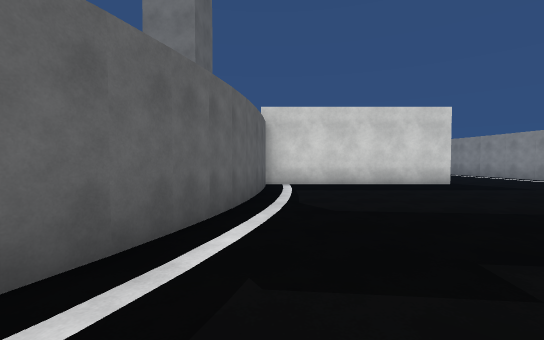
[1] (above)

24 first-person views from a walk through a Unity game level. The camera is 1.5 m above the floor, tilts 2° down and sees 90° across. The floor is counted in squares, 2 m on a side. Each view is taken from the middle of a square. On the plan, view 1 faces up. The plan holds only what a view shows up to about 10 squares ahead; the rest is blank. The place goes on beyond the plan. Surface patterns are stand-ins for the level's own textures.

[2]
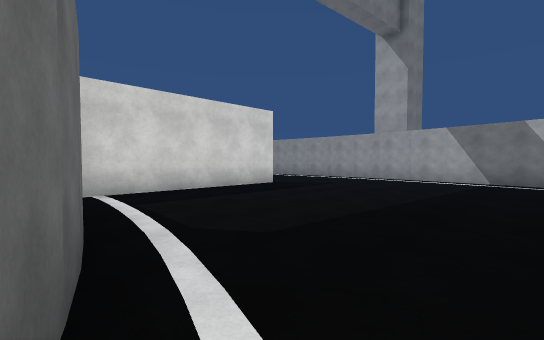

[3]
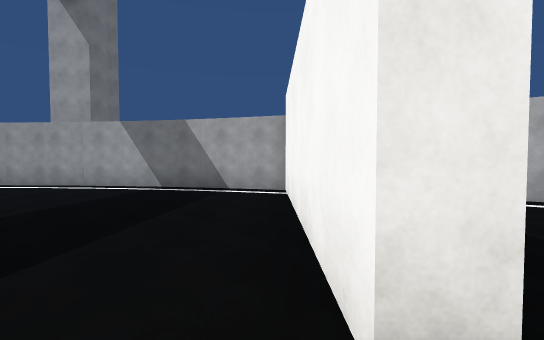

[4]
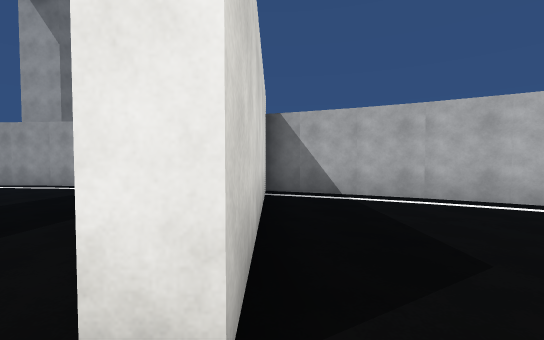

[5]
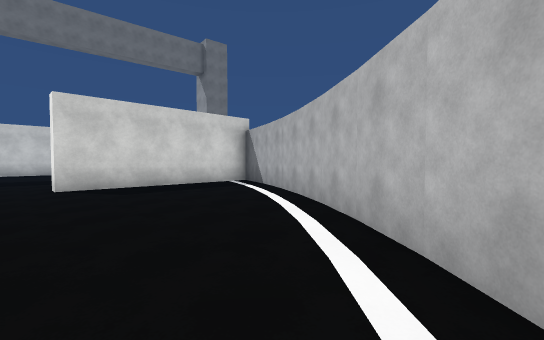

[6]
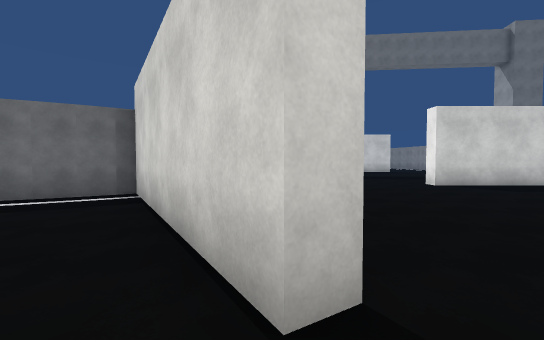

[7]
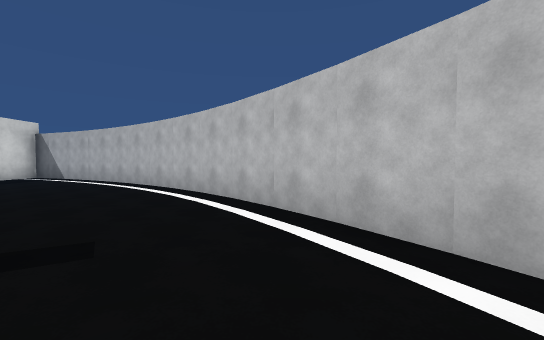

[8]
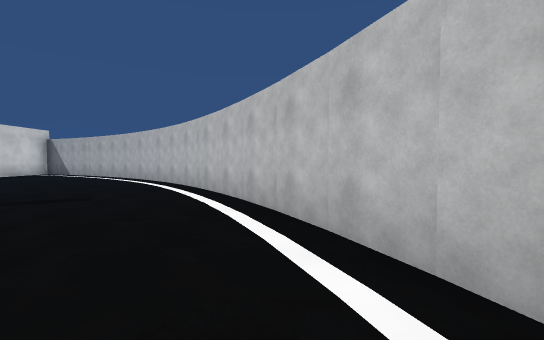

[9]
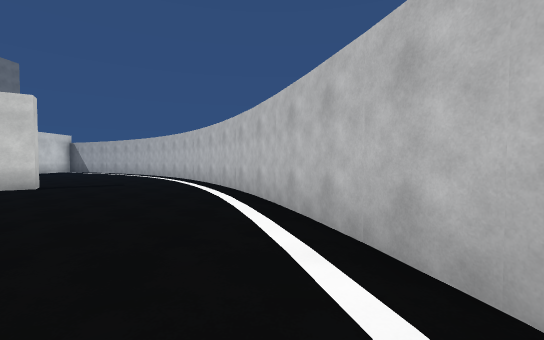

[10]
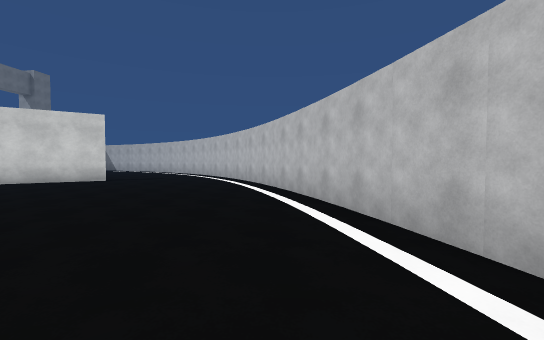

[11]
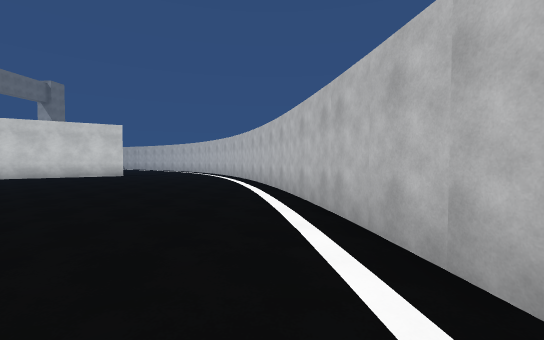

[12]
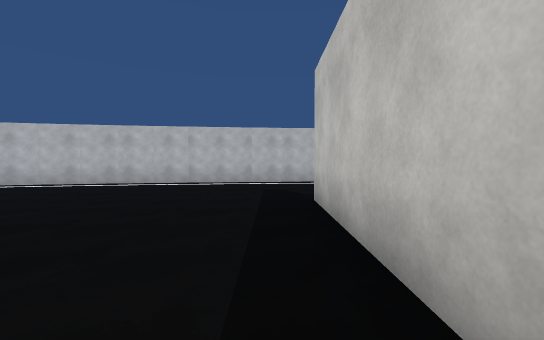

[13]
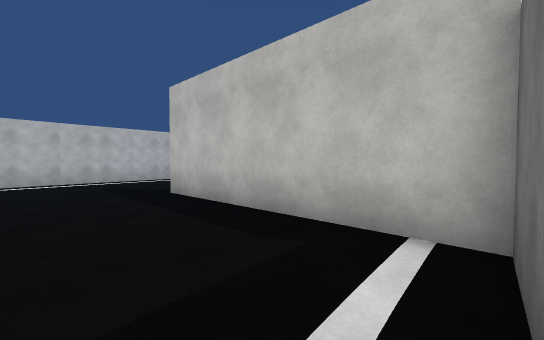

[14]
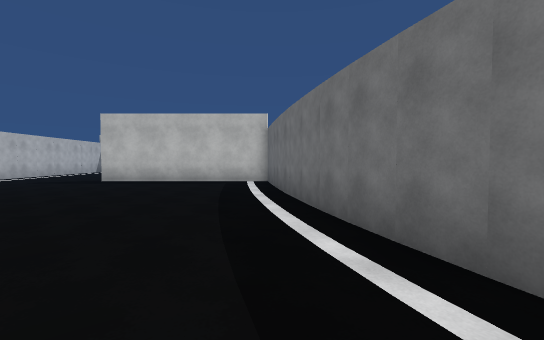

[15]
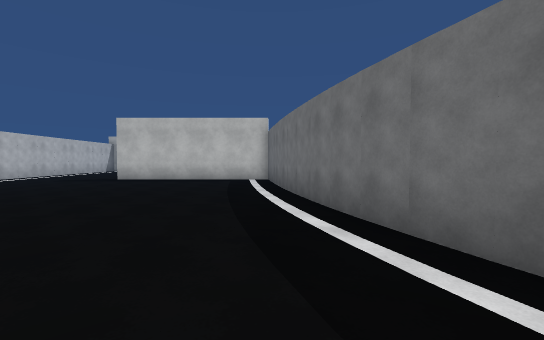

[16]
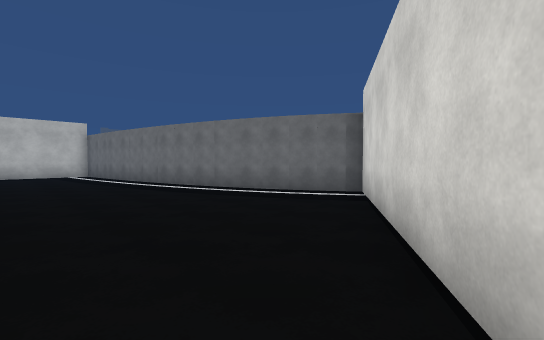

[17]
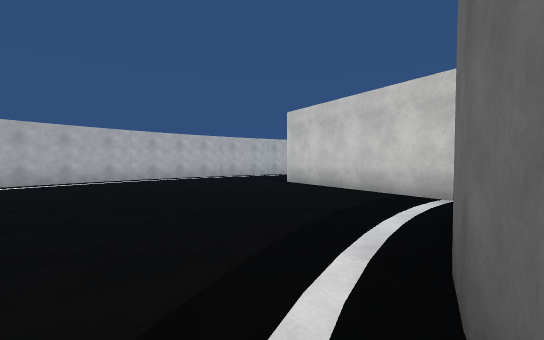

[18]
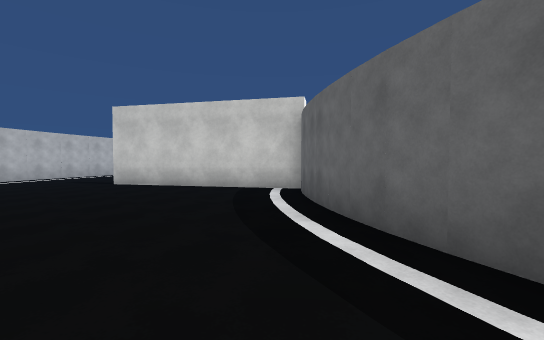

[19]
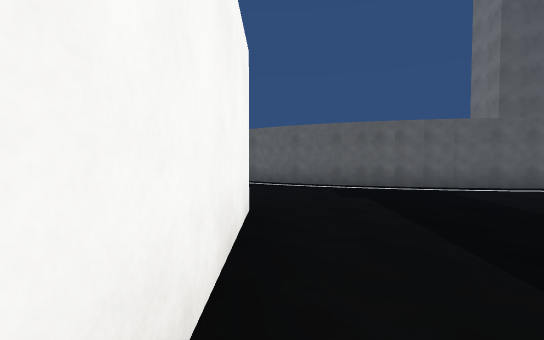

[20]
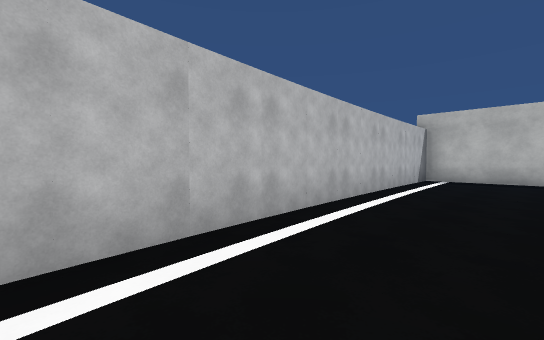

[21]
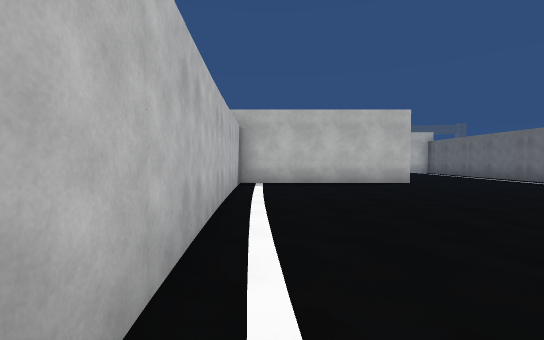

[22]
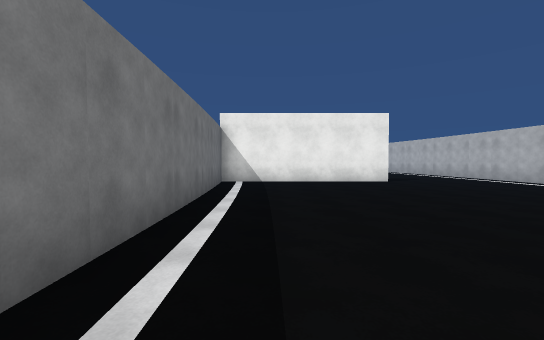

[23]
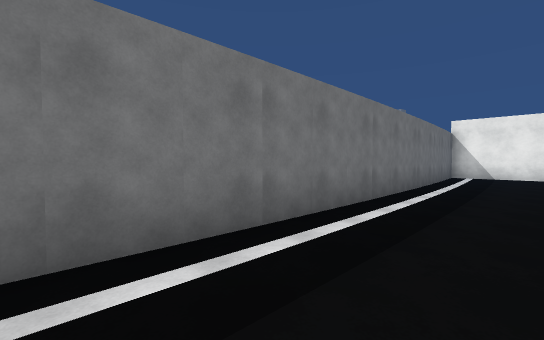

[24]
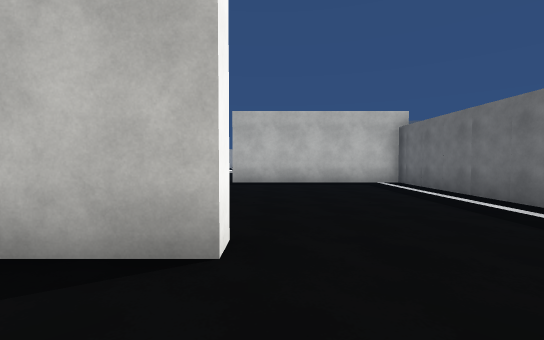

### Floor plan
Points are (right, up) in squares from view 1. A wall is a line through its corners. A room is listed if a view was taken in it or the views show most of it. See-through windows are left out.
Room 1 (views 1, 2, 3, 4, 5, 6, 7, 8, 9, 10, 11, 12, 13, 14, 15, 16, 17, 18, 19, 20, 21, 22, 23, 24)
walls: (-10.2, -5.1) (-12, -5.5); (-11.9, -5.6) (-16.8, -6.2) (-16.8, -12.2); (-6.5, -3.7) (-7.3, -4.1) (-10.3, -5.2); (-4.7, -2.5) (-1.5, -7.6) (-1.9, -7.9) (-5.1, -2.9) (-6.7, -3.8); (-4.3, -14.1) (-3, -13.6); (-2.9, -0.8) (-3.8, -1.9); (-3.2, -13.7) (0.4, -11.8); (-11.1, -16.1) (-4.2, -14.2); (-12.2, -16.1) (-10.9, -15.8); (-17.3, -12.2) (-17.3, -6.2) (-21.2, -6.7); (-2.1, 0.3) (-3, -0.9); (0.2, -11.9) (2.4, -10.3); (2.4, -10.4) (5.3, -7.4); (-21.2, -6.5) (-23.2, -6.6); (-23, -6.8) (-32.3, -6.7) (-32.3, -12.4); (5.2, -7.4) (6, -6.2); (6, -6.3) (8, -2.8); (-0.3, 5.8) (-0.6, 4.2) (-1.2, 2.1) (-2.2, 0.2); (-22.7, -17.1) (-12, -16.2); (-25.6, -11.4) (-25.1, -11.4) (-25.1, -17.1) (-22.5, -17); (-0.2, 7.9) (-0.3, 5.7); (7.9, -2.9) (8.8, -0.8); (8.2, -0.8) (2.9, -0.8) (2.9, -0.3) (8.9, -0.3) (9.2, 0.8); (9.3, 0.7) (10, 4.4); (5.8, 8.6) (-0.2, 8.6); (9.9, 4.3) (10.3, 8)

Where each view was taken, in squares from view 1:
view 1: 0 up, 0 right, facing up
view 2: 2 up, 1 left, facing up-right
view 3: 0 up, 2 right, facing right
view 4: 1 down, 2 right, facing right
view 5: 9 down, 2 right, facing up-right
view 6: 9 down, 2 left, facing up
view 7: 11 down, 3 left, facing right
view 8: 13 down, 6 left, facing right
view 9: 14 down, 9 left, facing right
view 10: 14 down, 12 left, facing right
view 11: 15 down, 15 left, facing right
view 12: 7 down, 16 left, facing down
view 13: 6 down, 14 left, facing down-left
view 14: 6 down, 7 left, facing left
view 15: 6 down, 6 left, facing left
view 16: 9 down, 2 left, facing up-left
view 17: 2 up, 1 left, facing down
view 18: 2 up, 1 right, facing down-left
view 19: 0 up, 7 right, facing left
view 20: 14 down, 14 left, facing down-left
view 21: 16 down, 16 left, facing left
view 22: 8 down, 27 left, facing right
view 23: 9 down, 31 left, facing up-right
view 24: 11 down, 23 left, facing left
